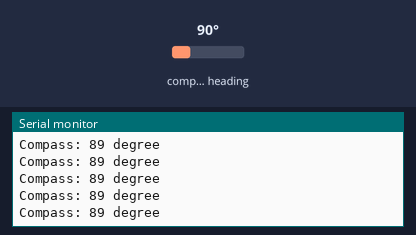
This sketch was run on a simulated Arduino Uno, built with avr-gcc and run on an emulated ATmega328P. Parts: the last lines printed to the serial monitor. The test bench sets the inputs (shaded band); at power-on: compass heading 90°.

Above: at 2.2 s.
2.3 s: compass heading set to 7°
At 2.65 s:
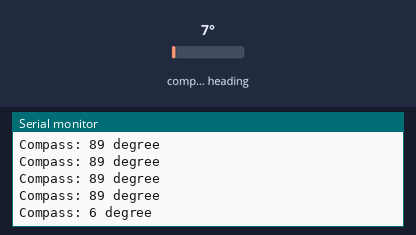
3.8 s: compass heading set to 180°
At 3.86 s:
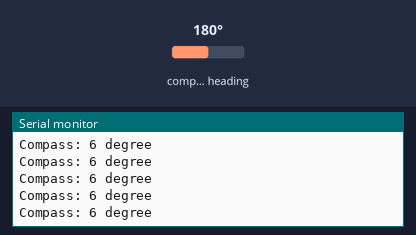
Timing chart, 0 to 6.8 s (numbered marks = the images above; inputs shaded):
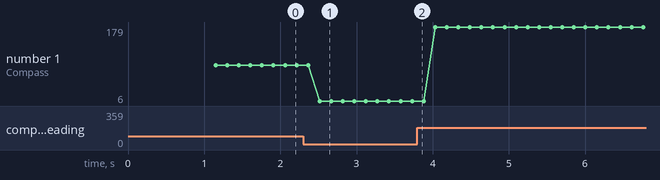

The sketch:

calib_outdated.ino
```cpp
#include <Servo.h>
// #include "avoid.h"
#include "compass.h"
// #include "uv.h"

unsigned long totsTime;
unsigned long oldTime;

void setup() {
  // setup_avoid();
  Serial.begin(9600);  //initialized serial port , using Bluetooth as serial port, setting baud
  // stopp();             //stop
  setup_compass();
  delay(1000);
}
void loop() {
  // loop_compass();
  // totsTime = millis();
  // oldTime = totsTime;
  // Self_Control();
  // Serial.println("\ncar done");
  // Serial.println(millis());
  // Serial.println(oldTime);
  int dir = loop_compass();
  Serial.println("Compass: "+ (String) dir + " degree");
  // float uv = loop_uv();
  // Serial.println("UV: " + (String) uv);
}
```

compass.cpp
```cpp
#include "compass.h"

HMC5883L compass;

void setup_compass() {
  // Initialize Initialize HMC5883L
  Serial.println("Initialize HMC5883L");
  while (!compass.begin()) {
    Serial.println("Could not find a valid HMC5883L sensor, check wiring!");
    delay(500);
  }

  // Set measurement range
  compass.setRange(HMC5883L_RANGE_1_3GA);

  // Set measurement mode
  compass.setMeasurementMode(HMC5883L_CONTINOUS);

  // Set data rate
  compass.setDataRate(HMC5883L_DATARATE_30HZ);

  // Set number of samples averaged
  compass.setSamples(HMC5883L_SAMPLES_8);

  // Set calibration offset. See HMC5883L_calibration.ino
  compass.setOffset(8, -290.7);
}

// return the current degree to North in integer
int loop_compass() {
  Vector norm = compass.readNormalize();

  // Calculate heading
  float heading = atan2(norm.YAxis, norm.XAxis);

  // Set declination angle on your location and fix heading
  // You can find your declination on: http://magnetic-declination.com/
  // (+) Positive or (-) for negative
  // For Bytom / Poland declination angle is 4'26E (positive)
  // Formula: (deg + (min / 60.0)) / (180 / M_PI);
  // For LA / California declination angle is 11'39E (positive)
  // Formula: (deg + (min / 60.0)) / (180 / M_PI);
  float declinationAngle = (11.0 + (39.0 / 60.0)) / (180 / M_PI);
  float manual_cali = -0.21;
  heading += (declinationAngle + manual_cali);

  // Correct for heading < 0deg and heading > 360deg
  if (heading < 0) {
    heading += 2 * PI;
  }

  if (heading > 2 * PI) {
    heading -= 2 * PI;
  }

  // Convert to degrees
  float headingDegrees = heading * 180 / M_PI;

  // Output
  // Serial.print("Heading = ");
  // Serial.print(heading);
  // Serial.print(" Degress = ");
  // Serial.print((int)headingDegrees);
  // Serial.println();

  delay(150);
  return (int)headingDegrees;
}
```

compass.h
```cpp
#ifndef COMPANSS_H
#define COMPANSS_H
#include <Wire.h>
#include <HMC5883L.h>

void setup_compass();
int loop_compass();

#endif
```

Measured:
- after the input at 2.3 s, the serial monitor: prints a new line after 0.22 s (image 1)
- plotted number 1: 89 → 6 after the input at 2.3 s, 6 → 179 after the input at 3.8 s
